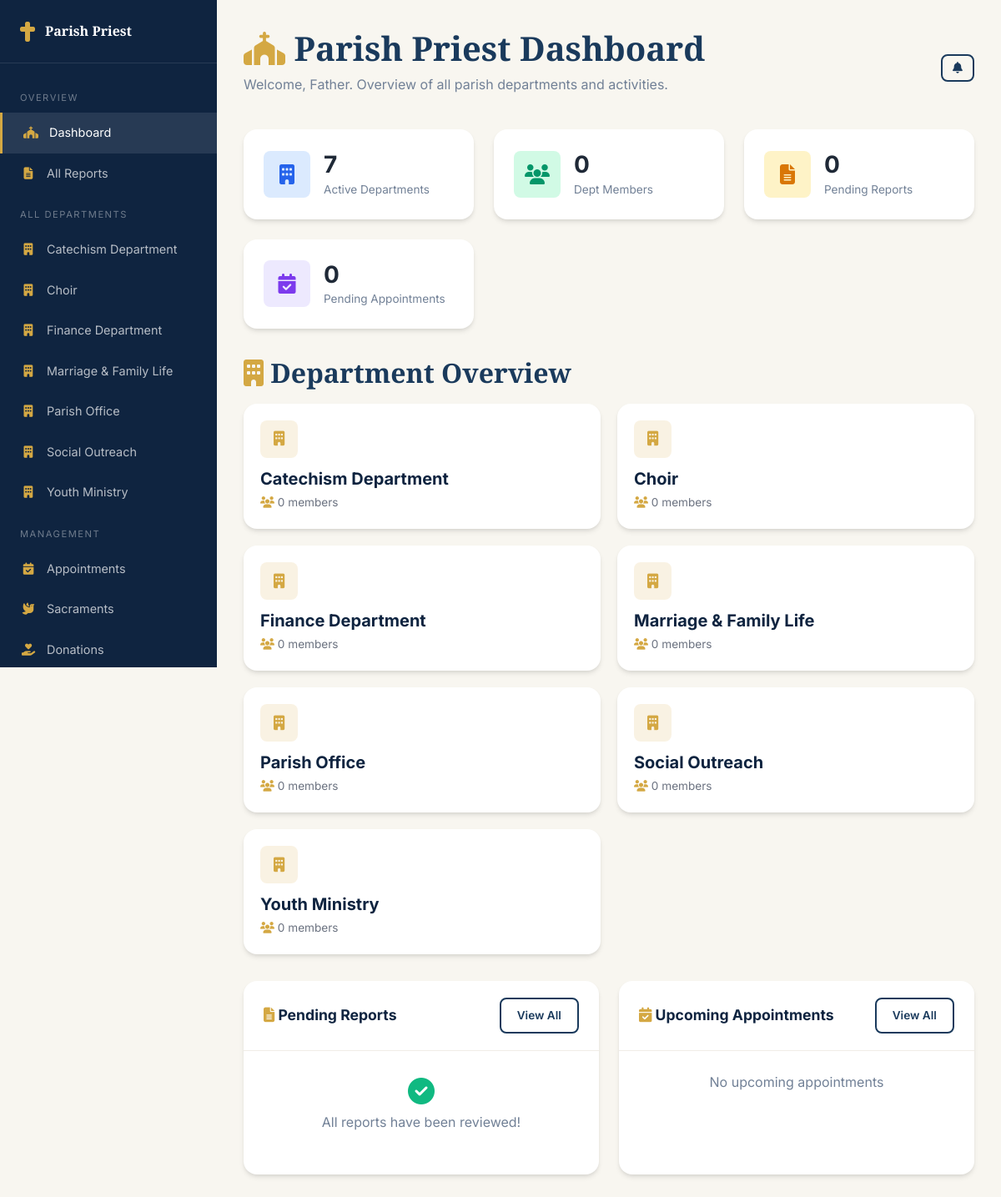
Screenshot of /priest/dashboard.php (signed in) with the database file from the repository.
### tables this page shows
CREATE TABLE departments (
    id INT AUTO_INCREMENT PRIMARY KEY,
    name VARCHAR(150) NOT NULL,
    slug VARCHAR(150) UNIQUE NOT NULL,
    description TEXT,
    head_user_id INT,
    email VARCHAR(255),
    phone VARCHAR(20),
    is_active TINYINT(1) DEFAULT 1,
    created_at TIMESTAMP DEFAULT CURRENT_TIMESTAMP,
    updated_at TIMESTAMP DEFAULT CURRENT_TIMESTAMP ON UPDATE CURRENT_TIMESTAMP,
    FOREIGN KEY (head_user_id) REFERENCES users(id) ON DELETE SET NULL
);

### config/database.php (called while the page is built, shortened)
<?php
class Database {
    private static $instance = null;
    private $connection;
    private function __construct() {
        try {
            $dsn = "mysql:host=" . DB_HOST . ";dbname=" . DB_NAME . ";charset=" . DB_CHARSET;
            $this->connection = new PDO($dsn, DB_USER, DB_PASS, [
                PDO::ATTR_ERRMODE => PDO::ERRMODE_EXCEPTION,
                PDO::ATTR_DEFAULT_FETCH_MODE => PDO::FETCH_ASSOC,
                PDO::ATTR_EMULATE_PREPARES => false,
            ]);
        } catch (PDOException $e) {
            error_log("Database connection failed: " . $e->getMessage());
            die("Database connection failed. Please try again later.");
        }
    }
    public static function getInstance() {
        if (self::$instance === null) {
            self::$instance = new self();
        }
        return self::$instance;
    }
    public function query($sql, $params = []) {
        $stmt = $this->connection->prepare($sql);
        $stmt->execute($params);
        return $stmt;
    }
    public function fetch($sql, $params = []) {
        return $this->query($sql, $params)->fetch();
    }
    public function fetchAll($sql, $params = []) {
        return $this->query($sql, $params)->fetchAll();
    }
}

### config/app.php (called while the page is built, shortened)
<?php
require_once APP_ROOT . '/config/database.php';
function sanitize($input) {
    return htmlspecialchars(trim($input), ENT_QUOTES, 'UTF-8');
}

### priest/dashboard.php (the view, shortened to what this page needs)
<?php
require_once __DIR__ . '/../config/app.php';
$db = Database::getInstance();
$departments = $db->fetchAll(
    "SELECT d.*,
     (SELECT COUNT(*) FROM department_members WHERE department_id = d.id) as member_count,
     (SELECT COUNT(*) FROM department_reports WHERE department_id = d.id AND status = 'submitted') as pending_reports,
     u.first_name as head_first, u.last_name as head_last
     FROM departments d LEFT JOIN users u ON d.head_user_id = u.id
     WHERE d.is_active = 1 ORDER BY d.name"
);
$pendingReports = $db->fetchAll(
    "SELECT dr.*, d.name as dept_name, u.first_name, u.last_name
     FROM department_reports dr
     INNER JOIN departments d ON dr.department_id = d.id
     LEFT JOIN users u ON dr.submitted_by = u.id
     WHERE dr.status = 'submitted'
     ORDER BY dr.created_at DESC LIMIT 10"
);
$totalMembers = $db->fetch("SELECT COUNT(DISTINCT user_id) as cnt FROM department_members")['cnt'];
$pendingReportCount = $db->fetch("SELECT COUNT(*) as cnt FROM department_reports WHERE status = 'submitted'")['cnt'];
$pendingAppointments = $db->fetch("SELECT COUNT(*) as cnt FROM appointments WHERE status = 'pending'")['cnt'];
$priestAppointments = $db->fetchAll(
    "SELECT a.*, u.first_name, u.last_name, d.name as dept_name
     FROM appointments a
     LEFT JOIN users u ON a.user_id = u.id
     LEFT JOIN departments d ON a.department_id = d.id
     WHERE a.appointment_date >= CURDATE() AND a.status IN ('pending','approved')
     ORDER BY a.appointment_date ASC, a.start_time ASC LIMIT 10"
);
?>
<!DOCTYPE html>
<html lang="en">
<head>
    <link rel="stylesheet" href="https://cdnjs.cloudflare.com/ajax/libs/font-awesome/6.5.1/css/all.min.css">
    <link rel="stylesheet" href="/holy-trinity/assets/css/style.css">
</head>
<body>
    <div class="dashboard-layout">
        <aside class="sidebar">
            <div class="sidebar-brand"><i class="fas fa-cross"></i><span>Parish Priest</span></div>
            <nav class="sidebar-menu">
                <div class="sidebar-section">Overview</div>
                <a href="/holy-trinity/priest/dashboard.php" class="active"><i class="fas fa-church"></i> Dashboard</a>
                <a href="/holy-trinity/priest/reports.php"><i class="fas fa-file-alt"></i> All Reports </a>
                <div class="sidebar-section">All Departments</div>
                <?php foreach ($departments as $d): ?>
                    <a href="/holy-trinity/department/dashboard.php?dept=<?= $d['id'] ?>">
                        <i class="fas fa-building"></i> <?= sanitize($d['name']) ?>
                    </a>
                <?php endforeach; ?>
                <div class="sidebar-section">Management</div>
                <a href="/holy-trinity/admin/appointments.php"><i class="fas fa-calendar-check"></i> Appointments</a>
                <a href="/holy-trinity/admin/sacraments.php"><i class="fas fa-dove"></i> Sacraments</a>
                <a href="/holy-trinity/admin/donations.php"><i class="fas fa-hand-holding-heart"></i> Donations</a>
            </nav>
        </aside>
        <div class="dashboard-main">
            <div style="display:flex; justify-content:space-between; align-items:center; margin-bottom:1.5rem; flex-wrap:wrap; gap:1rem;">
                <div>
                    <h1 style="font-family:var(--font-heading); color:var(--primary); margin-bottom:0.25rem;">
                        <i class="fas fa-church" style="color:var(--gold);"></i> Parish Priest Dashboard
                    </h1>
                    <p class="text-muted">Welcome, <?= sanitize($_SESSION['user_first'] ?? 'Father') ?>. Overview of all parish departments and activities.</p>
                </div>
                <div style="display:flex; align-items:center; gap:1rem;">
                    <?php include __DIR__ . '/../includes/notifications.php'; ?>
                </div>
            </div>
            <div class="stats-grid">
                <div class="stat-card">
                    <div class="stat-icon blue"><i class="fas fa-building"></i></div>
                    <div class="stat-info"><h3><?= count($departments) ?></h3><p>Active Departments</p></div>
                </div>
                <div class="stat-card">
                    <div class="stat-icon green"><i class="fas fa-users"></i></div>
                    <div class="stat-info"><h3><?= number_format($totalMembers) ?></h3><p>Dept Members</p></div>
                </div>
                <div class="stat-card">
                    <div class="stat-icon gold"><i class="fas fa-file-alt"></i></div>
                    <div class="stat-info"><h3><?= $pendingReportCount ?></h3><p>Pending Reports</p></div>
                </div>
                <div class="stat-card">
                    <div class="stat-icon purple"><i class="fas fa-calendar-check"></i></div>
                    <div class="stat-info"><h3><?= $pendingAppointments ?></h3><p>Pending Appointments</p></div>
                </div>
            </div>
            <h2 style="font-family:var(--font-heading); color:var(--primary); margin:2rem 0 1rem;"><i class="fas fa-building" style="color:var(--gold);"></i> Department Overview</h2>
            <div style="display:grid; grid-template-columns:repeat(auto-fit, minmax(280px, 1fr)); gap:1.25rem; margin-bottom:2rem;">
                <?php foreach ($departments as $d): ?>
                <a href="/holy-trinity/department/dashboard.php?dept=<?= $d['id'] ?>" class="card" style="text-decoration:none; color:inherit; transition:transform 0.2s, box-shadow 0.2s;" onmouseover="this.style.transform='translateY(-3px)'; this.style.boxShadow='0 8px 25px rgba(0,0,0,0.1)';" onmouseout="this.style.transform=''; this.style.boxShadow='';">
                    <div class="card-body" style="padding:1.25rem;">
                        <div style="display:flex; justify-content:space-between; align-items:flex-start; margin-bottom:0.75rem;">
                            <div style="width:45px; height:45px; border-radius:var(--radius); background:rgba(212,168,67,0.15); display:flex; align-items:center; justify-content:center;">
                                <i class="fas fa-building" style="color:var(--gold); font-size:1.1rem;"></i>
                            </div>
                        </div>
                        <h4 style="margin-bottom:0.25rem; font-family:var(--font-body);"><?= sanitize($d['name']) ?></h4>
                        <div style="font-size:0.85rem; color:var(--gray);">
                            <span><i class="fas fa-users" style="color:var(--gold);"></i> <?= $d['member_count'] ?> members</span>
                        </div>
                    </div>
                </a>
                <?php endforeach; ?>
            </div>
            <div class="grid-2">
                <div class="card">
                    <div class="card-header">
                        <h3><i class="fas fa-file-alt" style="color:var(--gold);"></i> Pending Reports</h3>
                        <a href="/holy-trinity/priest/reports.php" class="btn btn-sm btn-outline">View All</a>
                    </div>
                    <div class="card-body" style="padding:0;">
                        <?php if (empty($pendingReports)): ?>
                            <div style="padding:2rem; text-align:center;">
                                <i class="fas fa-check-circle" style="font-size:2rem; color:var(--success); margin-bottom:0.5rem; display:block;"></i>
                                <p class="text-muted">All reports have been reviewed!</p>
                            </div>
                        <?php endif; ?>
                    </div>
                </div>
                <div class="card">
                    <div class="card-header">
                        <h3><i class="fas fa-calendar-check" style="color:var(--gold);"></i> Upcoming Appointments</h3>
                        <a href="/holy-trinity/admin/appointments.php" class="btn btn-sm btn-outline">View All</a>
                    </div>
                    <div class="card-body" style="padding:0;">
                        <?php if (empty($priestAppointments)): ?>
                            <p class="text-muted text-center" style="padding:1.5rem;">No upcoming appointments</p>
                        <?php endif; ?>
                    </div>
                </div>
            </div>
        </div>
    </div>
</body>
</html>

### assets/css/style.css (style rules this page uses)
:root { --primary: #1a3a5c; --primary-dark: #0f2440; --primary-light: #2a5a8c; --secondary: #c9a84c; --secondary-light: #e0c76e; --accent: #8b1a1a; --accent-light: #b22222; --gold: #d4a843; --gold-light: #f0d68a; --white: #ffffff; --off-white: #f8f6f0; --light-gray: #f0ede6; --gray: #6b7280; --dark-gray: #374151; --dark: #1f2937; --text: #2d3748; --text-light: #718096; --success: #10b981; --warning: #f59e0b; --error: #ef4444; --info: #3b82f6; --shadow: 0 4px 6px -1px rgba(0,0,0,0.1), 0 2px 4px -1px rgba(0,0,0,0.06); --shadow-lg: 0 10px 25px -5px rgba(0,0,0,0.15), 0 8px 10px -6px rgba(0,0,0,0.1); --shadow-xl: 0 20px 40px -10px rgba(0,0,0,0.2); --radius: 8px; --radius-lg: 16px; --transition: all 0.3s ease; --font-heading: 'Cinzel', serif; --font-body: 'Inter', sans-serif; }
*, *::before, *::after { margin: 0; padding: 0; box-sizing: border-box; }
html { scroll-behavior: smooth; font-size: 16px; }
body { font-family: var(--font-body); color: var(--text); line-height: 1.7; background: var(--off-white); overflow-x: hidden; }
a { text-decoration: none; color: inherit; transition: var(--transition); }
h1, h2, h3, h4, h5, h6 { font-family: var(--font-heading); color: var(--primary-dark); line-height: 1.3; margin-bottom: 0.5em; }
h1 { font-size: 2.5rem; }
h2 { font-size: 2rem; }
h3 { font-size: 1.5rem; }
h4 { font-size: 1.25rem; }
p { margin-bottom: 1rem; }
.btn { display: inline-flex; align-items: center; gap: 0.5rem; padding: 0.8rem 1.8rem; font-family: var(--font-body); font-size: 0.95rem; font-weight: 600; border: 2px solid transparent; border-radius: var(--radius); cursor: pointer; transition: var(--transition); text-align: center; white-space: nowrap; }
.btn-outline { background: transparent; color: var(--primary); border-color: var(--primary); }
.btn-sm { padding: 0.5rem 1.2rem; font-size: 0.85rem; }
.card { background: var(--white); border-radius: var(--radius-lg); box-shadow: var(--shadow); overflow: hidden; transition: var(--transition); }
.card-header { padding: 1.25rem 1.5rem; border-bottom: 1px solid var(--light-gray); display: flex; justify-content: space-between; align-items: center; }
.card-header h3 { font-family: var(--font-body); font-size: 1.1rem; margin-bottom: 0; }
.card-body { padding: 1.5rem; }
.dashboard-layout { display: grid; grid-template-columns: 260px 1fr; min-height: 100vh; }
.sidebar { background: var(--primary-dark); color: var(--white); padding: 1.5rem 0; position: sticky; top: 0; height: 100vh; overflow-y: auto; }
.sidebar-brand { padding: 0 1.5rem 1.5rem; border-bottom: 1px solid rgba(255,255,255,0.1); margin-bottom: 1rem; display: flex; align-items: center; gap: 0.75rem; }
.sidebar-brand i { font-size: 1.5rem; color: var(--gold); }
.sidebar-brand span { font-family: var(--font-heading); font-size: 1rem; font-weight: 600; }
.sidebar-menu a { display: flex; align-items: center; gap: 0.75rem; padding: 0.75rem 1.5rem; color: rgba(255,255,255,0.7); font-size: 0.9rem; transition: var(--transition); }
.sidebar-menu a:hover, .sidebar-menu a.active { background: rgba(255,255,255,0.1); color: var(--white); border-left: 3px solid var(--gold); }
.sidebar-menu a i { width: 20px; text-align: center; color: var(--gold); }
.sidebar-section { padding: 1rem 1.5rem 0.5rem; font-size: 0.7rem; text-transform: uppercase; letter-spacing: 1.5px; color: rgba(255,255,255,0.4); }
.dashboard-main { padding: 2rem; background: var(--off-white); }
.stats-grid { display: grid; grid-template-columns: repeat(auto-fit, minmax(240px, 1fr)); gap: 1.5rem; margin-bottom: 2rem; }
.stat-card { background: var(--white); border-radius: var(--radius-lg); padding: 1.5rem; box-shadow: var(--shadow); display: flex; align-items: center; gap: 1rem; transition: var(--transition); }
.stat-icon { width: 56px; height: 56px; border-radius: var(--radius); display: flex; align-items: center; justify-content: center; font-size: 1.5rem; }
.stat-icon.blue { background: #dbeafe; color: #2563eb; }
.stat-icon.green { background: #d1fae5; color: #059669; }
.stat-icon.gold { background: #fef3c7; color: #d97706; }
.stat-icon.purple { background: #ede9fe; color: #7c3aed; }
.stat-info h3 { font-family: var(--font-body); font-size: 1.75rem; margin-bottom: 0; color: var(--dark); }
.stat-info p { font-size: 0.85rem; color: var(--text-light); margin-bottom: 0; }
.text-center { text-align: center; }
.text-muted { color: var(--text-light); }
.grid-2 { display: grid; grid-template-columns: 1fr 1fr; gap: 1.5rem; }

### rows the page displays
departments: name "Catechism Department", member_count "0"
departments: name "Choir", member_count "0"
departments: name "Finance Department", member_count "0"
departments: name "Marriage & Family Life", member_count "0"
departments: name "Parish Office", member_count "0"
departments: name "Social Outreach", member_count "0"
departments: name "Youth Ministry", member_count "0"

### other values shown
$_SESSION['user_first'] "Father"
count($departments) "7"
$totalMembers "0"
$pendingReportCount "0"
$pendingAppointments "0"
